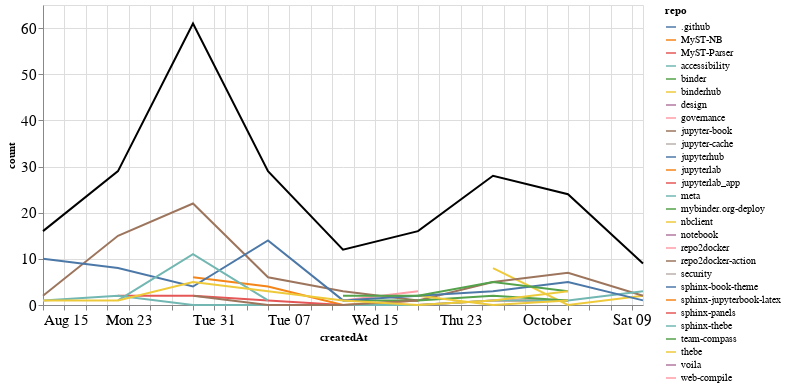

Notebook cell for this chart:
### Markdown cell above
### Comments

### Code cell
comments_time = comments.groupby('repo').resample('W', on='createdAt').count()['author'].reset_index()
comments_time = comments_time.rename(columns={'author': 'count'})
comments_time_total = comments_time.groupby('createdAt').agg({"count": "sum"}).reset_index()
ch1 = alt.Chart(comments_time, width=600).mark_line().encode(
    x='createdAt',
    y='count',
    color='repo',
    tooltip="repo"
)

ch2 = alt.Chart(comments_time_total, width=600).mark_line(color="black").encode(
    x='createdAt',
    y='count',
)

ch1 + ch2

### Figure 1 — Vega-Lite specification as saved in the notebook (floating-point values rounded to 4 significant figures)
{"config": {"axisLeft": {"labelFontSize": 15}, "axisBottom": {"labelFontSize": 15}}, "layer": [{"data": {"name": "data-43cc16e2c7b1375e04c740e04760bae4"}, "mark": "line", "encoding": {"color": {"type": "nominal", "field": "repo"}, "tooltip": {"type": "nominal", "field": "repo"}, "x": {"type": "temporal", "field": "createdAt"}, "y": {"type": "quantitative", "field": "count"}}, "width": 600}, {"data": {"name": "data-ab7129db7182410b6df35e77c0033b1e"}, "mark": {"type": "line", "color": "black"}, "encoding": {"x": {"type": "temporal", "field": "createdAt"}, "y": {"type": "quantitative", "field": "count"}}, "width": 600}], "$schema": "https://vega.github.io/schema/vega-lite/v4.8.1.json", "datasets": {"data-43cc16e2c7b1375e04c740e04760bae4": [{"repo": ".github", "createdAt": "2021-09-12T00:00:00", "count": 1}, {"repo": "MyST-NB", "createdAt": "2021-08-29T00:00:00", "count": 6}, {"repo": "MyST-NB", "createdAt": "2021-09-05T00:00:00", "count": 4}, {"repo": "MyST-NB", "createdAt": "2021-09-12T00:00:00", "count": 0}, {"repo": "MyST-NB", "createdAt": "2021-09-19T00:00:00", "count": 1}, {"repo": "MyST-Parser", "createdAt": "2021-08-22T00:00:00", "count": 2}, {"repo": "MyST-Parser", "createdAt": "2021-08-29T00:00:00", "count": 2}, {"repo": "MyST-Parser", "createdAt": "2021-09-05T00:00:00", "count": 1}, {"repo": "MyST-Parser", "createdAt": "2021-09-12T00:00:00", "count": 0}, {"repo": "MyST-Parser", "createdAt": "2021-09-19T00:00:00", "count": 0}, {"repo": "MyST-Parser", "createdAt": "2021-09-26T00:00:00", "count": 1}, {"repo": "MyST-Parser", "createdAt": "2021-10-03T00:00:00", "count": 1}, {"repo": "accessibility", "createdAt": "2021-08-29T00:00:00", "count": 2}, {"repo": "binder", "createdAt": "2021-09-19T00:00:00", "count": 1}, {"repo": "binderhub", "createdAt": "2021-09-26T00:00:00", "count": 8}, {"repo": "binderhub", "createdAt": "2021-10-03T00:00:00", "count": 0}, {"repo": "binderhub", "createdAt": "2021-10-10T00:00:00", "count": 2}, {"repo": "design", "createdAt": "2021-08-29T00:00:00", "count": 1}, {"repo": "governance", "createdAt": "2021-09-19T00:00:00", "count": 2}, {"repo": "jupyter-book", "createdAt": "2021-08-15T00:00:00", "count": 2}, {"repo": "jupyter-book", "createdAt": "2021-08-22T00:00:00", "count": 15}, {"repo": "jupyter-book", "createdAt": "2021-08-29T00:00:00", "count": 22}, {"repo": "jupyter-book", "createdAt": "2021-09-05T00:00:00", "count": 6}, {"repo": "jupyter-book", "createdAt": "2021-09-12T00:00:00", "count": 3}, {"repo": "jupyter-book", "createdAt": "2021-09-19T00:00:00", "count": 1}, {"repo": "jupyter-book", "createdAt": "2021-09-26T00:00:00", "count": 5}, {"repo": "jupyter-book", "createdAt": "2021-10-03T00:00:00", "count": 7}, {"repo": "jupyter-book", "createdAt": "2021-10-10T00:00:00", "count": 2}, {"repo": "jupyter-cache", "createdAt": "2021-08-29T00:00:00", "count": 1}, {"repo": "jupyterhub", "createdAt": "2021-08-29T00:00:00", "count": 4}, {"repo": "jupyterlab", "createdAt": "2021-08-15T00:00:00", "count": 2}, {"repo": "jupyterlab_app", "createdAt": "2021-09-26T00:00:00", "count": 1}, {"repo": "meta", "createdAt": "2021-08-15T00:00:00", "count": 1}, {"repo": "meta", "createdAt": "2021-08-22T00:00:00", "count": 2}, {"repo": "meta", "createdAt": "2021-08-29T00:00:00", "count": 0}, {"repo": "meta", "createdAt": "2021-09-05T00:00:00", "count": 0}, {"repo": "meta", "createdAt": "2021-09-12T00:00:00", "count": 0}, {"repo": "meta", "createdAt": "2021-09-19T00:00:00", "count": 0}, {"repo": "meta", "createdAt": "2021-09-26T00:00:00", "count": 1}, {"repo": "meta", "createdAt": "2021-10-03T00:00:00", "count": 1}, {"repo": "meta", "createdAt": "2021-10-10T00:00:00", "count": 3}, {"repo": "mybinder.org-deploy", "createdAt": "2021-09-12T00:00:00", "count": 1}, {"repo": "mybinder.org-deploy", "createdAt": "2021-09-19T00:00:00", "count": 1}, {"repo": "mybinder.org-deploy", "createdAt": "2021-09-26T00:00:00", "count": 2}, {"repo": "mybinder.org-deploy", "createdAt": "2021-10-03T00:00:00", "count": 1}, {"repo": "nbclient", "createdAt": "2021-09-19T00:00:00", "count": 2}, {"repo": "nbclient", "createdAt": "2021-09-26T00:00:00", "count": 0}, {"repo": "nbclient", "createdAt": "2021-10-03T00:00:00", "count": 1}, {"repo": "notebook", "createdAt": "2021-10-10T00:00:00", "count": 1}, {"repo": "repo2docker", "createdAt": "2021-09-12T00:00:00", "count": 1}, {"repo": "repo2docker", "createdAt": "2021-09-19T00:00:00", "count": 3}, {"repo": "repo2docker-action", "createdAt": "2021-08-29T00:00:00", "count": 2}, {"repo": "repo2docker-action", "createdAt": "2021-09-05T00:00:00", "count": 0}, {"repo": "repo2docker-action", "createdAt": "2021-09-12T00:00:00", "count": 0}, {"repo": "repo2docker-action", "createdAt": "2021-09-19T00:00:00", "count": 1}, {"repo": "security", "createdAt": "2021-10-03T00:00:00", "count": 1}, {"repo": "sphinx-book-theme", "createdAt": "2021-08-15T00:00:00", "count": 10}, {"repo": "sphinx-book-theme", "createdAt": "2021-08-22T00:00:00", "count": 8}, {"repo": "sphinx-book-theme", "createdAt": "2021-08-29T00:00:00", "count": 4}, {"repo": "sphinx-book-theme", "createdAt": "2021-09-05T00:00:00", "count": 14}, {"repo": "sphinx-book-theme", "createdAt": "2021-09-12T00:00:00", "count": 1}, {"repo": "sphinx-book-theme", "createdAt": "2021-09-19T00:00:00", "count": 2}, {"repo": "sphinx-book-theme", "createdAt": "2021-09-26T00:00:00", "count": 3}, {"repo": "sphinx-book-theme", "createdAt": "2021-10-03T00:00:00", "count": 5}, {"repo": "sphinx-book-theme", "createdAt": "2021-10-10T00:00:00", "count": 1}, {"repo": "sphinx-jupyterbook-latex", "createdAt": "2021-10-03T00:00:00", "count": 1}, {"repo": "sphinx-panels", "createdAt": "2021-08-29T00:00:00", "count": 1}, {"repo": "sphinx-thebe", "createdAt": "2021-08-22T00:00:00", "count": 1}, {"repo": "sphinx-thebe", "createdAt": "2021-08-29T00:00:00", "count": 11}, {"repo": "sphinx-thebe", "createdAt": "2021-09-05T00:00:00", "count": 1}, {"repo": "team-compass", "createdAt": "2021-09-12T00:00:00", "count": 2}, {"repo": "team-compass", "createdAt": "2021-09-19T00:00:00", "count": 2}, {"repo": "team-compass", "createdAt": "2021-09-26T00:00:00", "count": 5}, {"repo": "team-compass", "createdAt": "2021-10-03T00:00:00", "count": 3}, {"repo": "thebe", "createdAt": "2021-08-15T00:00:00", "count": 1}, {"repo": "thebe", "createdAt": "2021-08-22T00:00:00", "count": 1}, {"repo": "thebe", "createdAt": "2021-08-29T00:00:00", "count": 5}, {"repo": "thebe", "createdAt": "2021-09-05T00:00:00", "count": 3}, {"repo": "thebe", "createdAt": "2021-09-12T00:00:00", "count": 1}, {"repo": "thebe", "createdAt": "2021-09-19T00:00:00", "count": 0}, {"repo": "thebe", "createdAt": "2021-09-26T00:00:00", "count": 1}, {"repo": "thebe", "createdAt": "2021-10-03T00:00:00", "count": 3}, {"repo": "voila", "createdAt": "2021-09-12T00:00:00", "count": 2}, {"repo": "web-compile", "createdAt": "2021-09-26T00:00:00", "count": 1}], "data-ab7129db7182410b6df35e77c0033b1e": [{"createdAt": "2021-08-15T00:00:00", "count": 16}, {"createdAt": "2021-08-22T00:00:00", "count": 29}, {"createdAt": "2021-08-29T00:00:00", "count": 61}, {"createdAt": "2021-09-05T00:00:00", "count": 29}, {"createdAt": "2021-09-12T00:00:00", "count": 12}, {"createdAt": "2021-09-19T00:00:00", "count": 16}, {"createdAt": "2021-09-26T00:00:00", "count": 28}, {"createdAt": "2021-10-03T00:00:00", "count": 24}, {"createdAt": "2021-10-10T00:00:00", "count": 9}]}}
